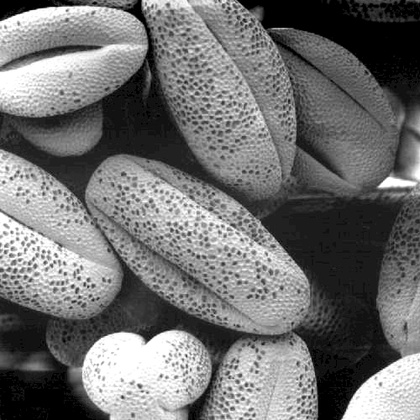
%> input picture Matlab/HistogramEqualization/1.jpg, 420 x 420 px, shrunk from 500 x 500 before the run
$ octave --eval "histogram_equalization;"   (GNU Octave 9; MATLAB toolbox functions it lacks are replaced by stand-ins)
%> lines starting %> are read from the running program, lines starting %| are printed output that depends on the picture
function histogram_equalization
    close all
    clear all
    clc

    %***** Histogram Equalization *****%

    inputImage = imread('1.jpg');
%> inputImage is the input picture: size 420x420 uint8; min 0, max 255, mean 113.2
    [rows, cols] = size(inputImage);
%> rows = 420; cols = 420

    % Perform Histogram Equalization
    outputImage = equalizeHistogram(inputImage, rows, cols);

    % Calculate cumulative histogram
    cumulativeHistogram = calculateCumulativeHistogram(inputImage, rows, cols);

    % Plotting
    plotResults(inputImage, outputImage, cumulativeHistogram);
end

function outputImage = equalizeHistogram(inputImage, rows, cols)
%> called with rows = 420, cols = 420
    pr = imhist(inputImage) / (rows * cols);
%> pr = 256 values, max 0.05 at index 1, min 0.00105 at index 9, mean 0.00391
    s = cumsum(pr);
%> s = 256 values from 0.05 to 1
    outputImage = zeros(rows, cols);

    for i = 1:rows
        for j = 1:cols
            outputImage(i, j) = s(double(inputImage(i, j)) + 1);
        end
    end
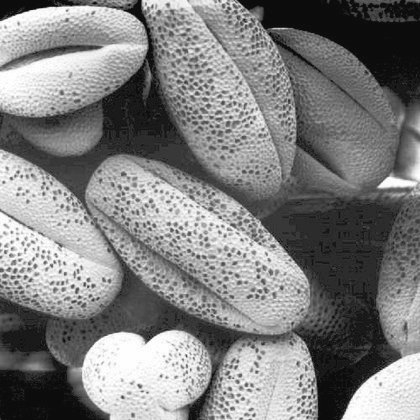
%> outputImage: size 420x420 double; min 0.05, max 1, mean 0.504
end

function cumulativeHistogram = calculateCumulativeHistogram(inputImage, rows, cols)
%> called with rows = 420, cols = 420
    pr = imhist(inputImage) / (rows * cols);
    cumulativeHistogram = cumsum(pr);
%> cumulativeHistogram = 256 values from 0.05 to 1
end

function plotResults(inputImage, outputImage, cumulativeHistogram)
    t = 0:255;

    figure;
    subplot(2, 3, 1), imshow(inputImage); title('Original Image')
    subplot(2, 3, 3), imshow(outputImage, []); title('Output Image By Histogram Equalization')
    subplot(2, 3, 5), stem(t, cumulativeHistogram, 'Marker', 'none'); xlim([0, 255]); ylim([0, 1.1]); title('Cumulative Histogram')
    subplot(2, 3, 4), imhist(inputImage); title('Main Image Histogram')
    subplot(2, 3, 6), imhist(outputImage); title('Output Image Histogram')
end
%> `histogram_equalization;`:
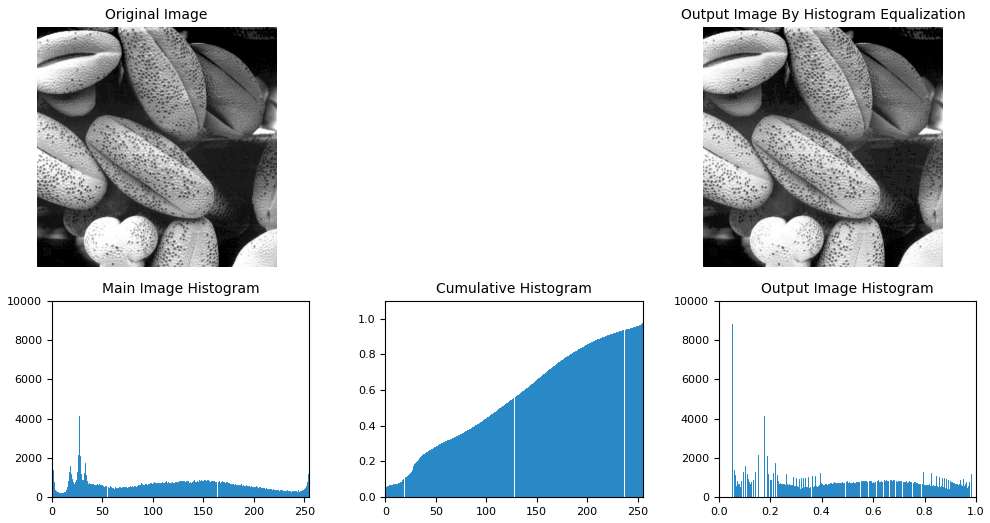
%> figure redrawn from the program's plot data, 5 panels
